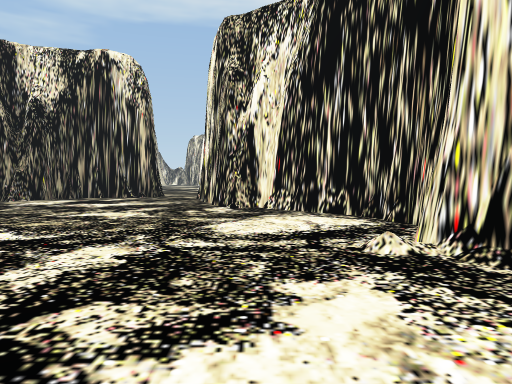
View 1 (above)

24 first-person views from a walk through a 3-D level made in the Unity game engine. The camera is 1.2 m above the floor, tilts 2° down and sees 70° across. The floor is counted in squares, 2 m on a side. Each view is taken from the middle of a square. On the plan, view 1 faces up. The plan holds only what a view shows up to about 10 squares ahead; the rest is blank. The place goes on beyond the plan. The player character is not drawn.

View 2
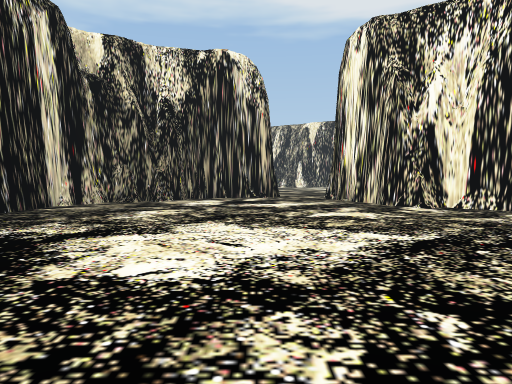

View 3
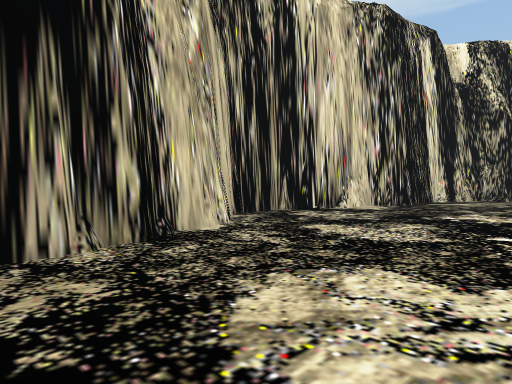

View 4
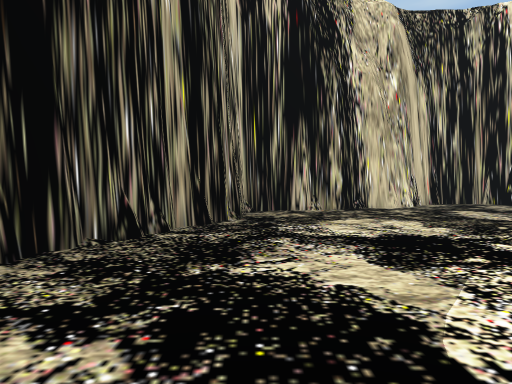

View 5
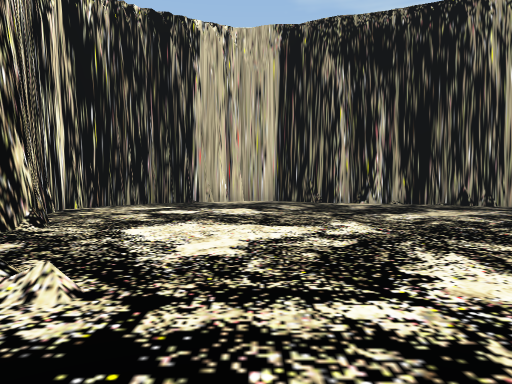

View 6
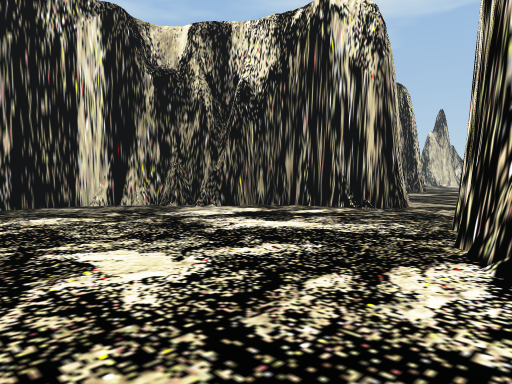

View 7
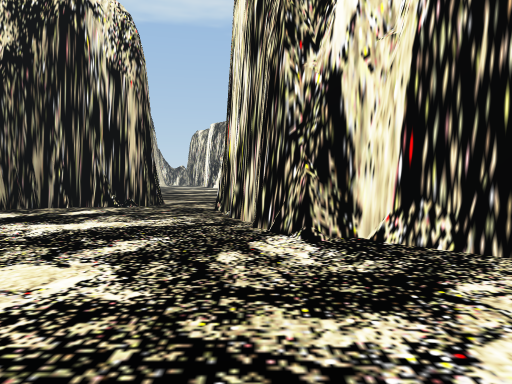

View 8
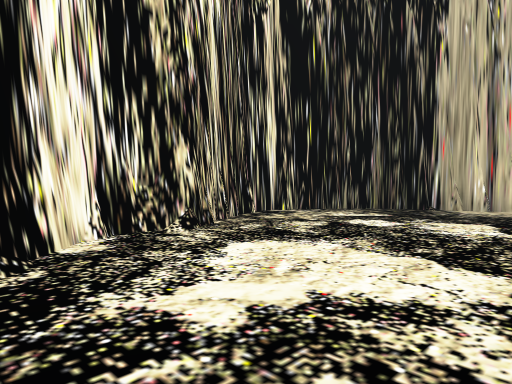

View 9
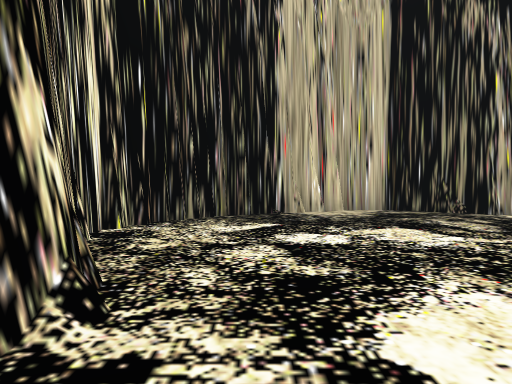

View 10
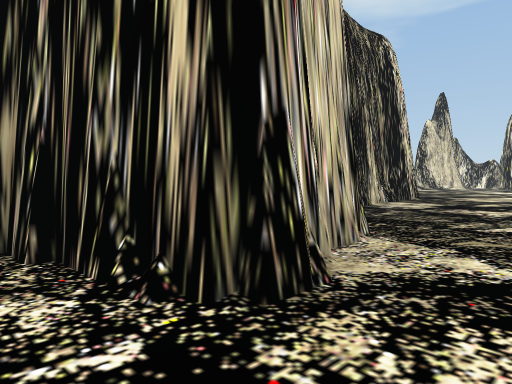

View 11
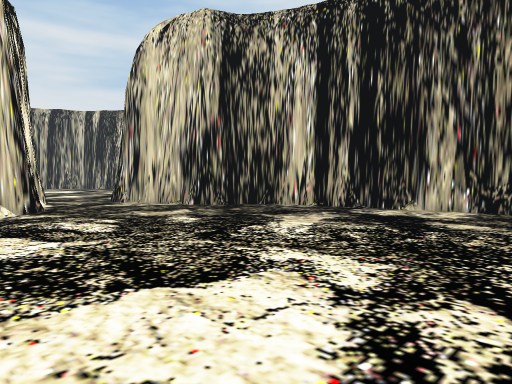

View 12
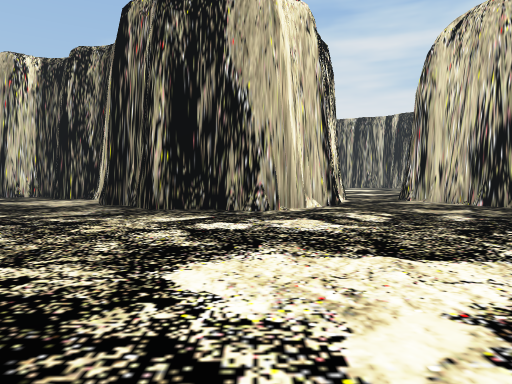

View 13
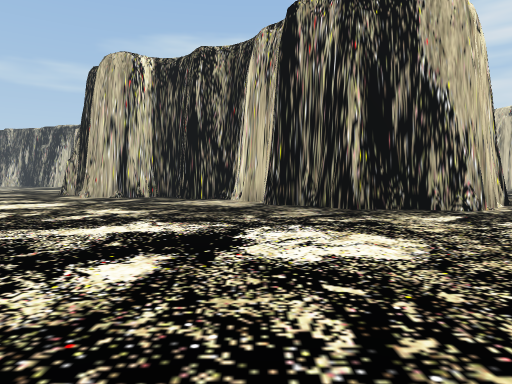

View 14
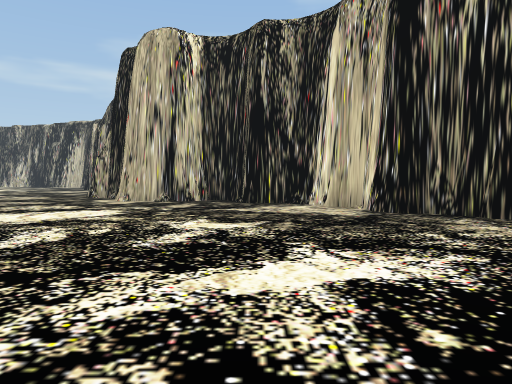

View 15
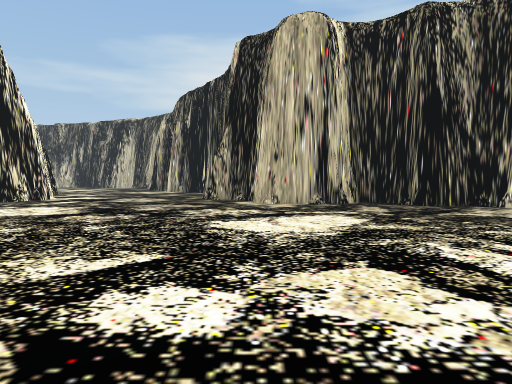

View 16
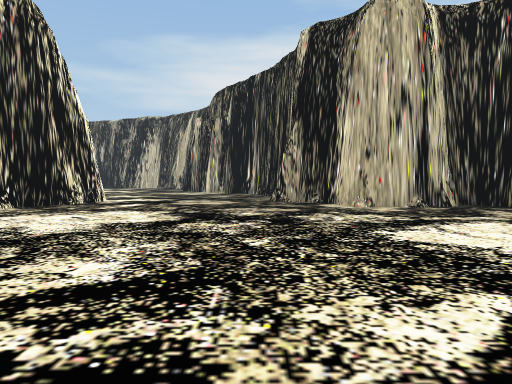

View 17
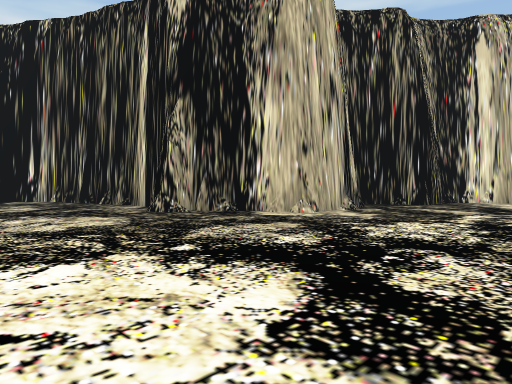

View 18
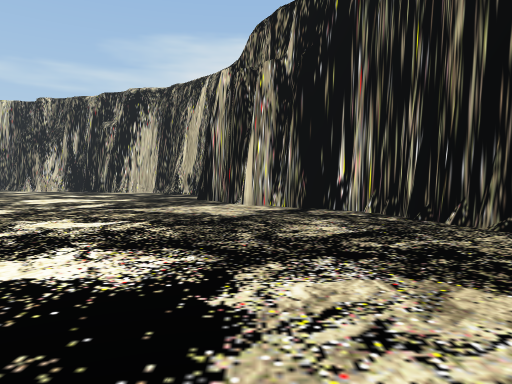

View 19
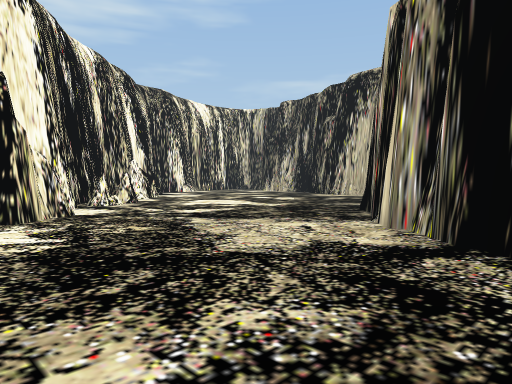

View 20
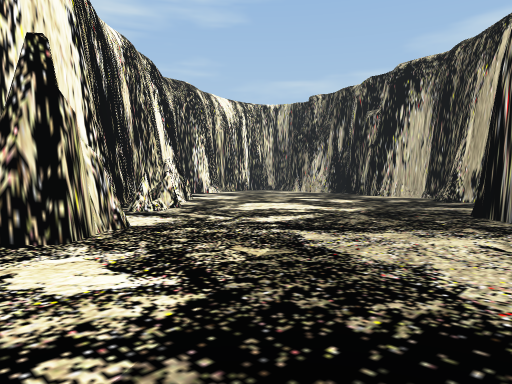

View 21
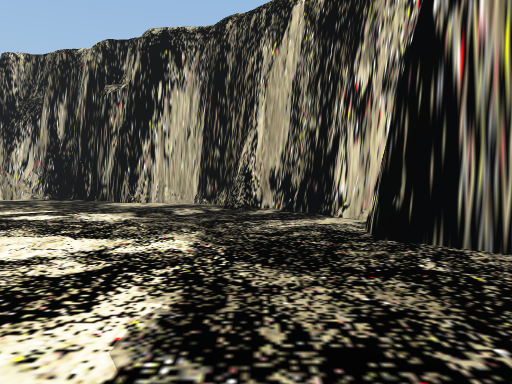

View 22
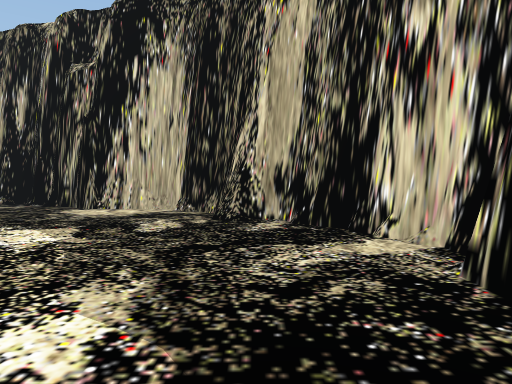

View 23
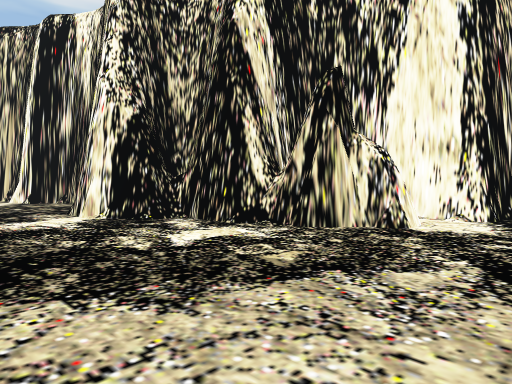

View 24
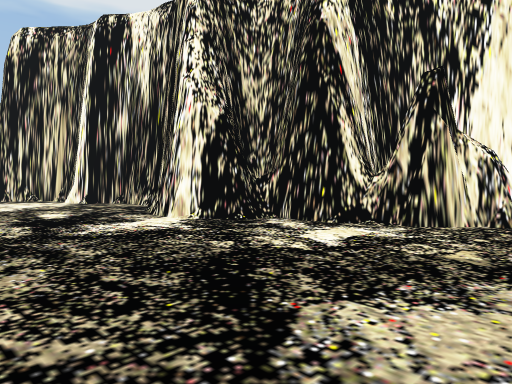

### Floor plan
Key: @ floor where view 1 was taken; # wall or solid block; . floor.
Columns run from 10 left of view 1 to 22 right of it. Each row starts with its distance up from view 1.
 23            .   .
 22      .. ..... ...
 21    #..............
 20    #...............  .
 19    #....................
 18    ##....................
 17     #.....................
 16     #......#..............##
 15     ##....####.............##
 14      ##..##  ##.............#
 13       #..#    ##............##
 12     ###..#     ##............#
 11    ##....#      ##.##.......##
 10   ##.....#       #####......#
  9  ##......##          ##.....##
  8  #........##          #.....##
  7  #.........##         #......##
  6  #..........#         #......###
  5 ##..........#         #.......###
  4 #...........#         ##........#
  3 #...........##         ##.......#
  2 #............#          ##.......
  1 ##...........#           ##......
  0  #........@..##           #......
 -1  ##...........#           #......
 -2   #...........#           #......
 -3   ###.........#           ##.....
 -4     ####.....##            ##....
 -5        ###.###              ##...
 -6          ###                 ####

Where each view was taken, in squares from view 1:
view 1: 0 up, 0 right, facing up
view 2: 0 up, 4 left, facing up
view 3: 2 down, 5 left, facing up-left
view 4: 2 down, 1 left, facing left
view 5: 5 up, 0 right, facing down
view 6: 5 up, 0 right, facing up-left
view 7: 4 up, 1 left, facing up
view 8: 3 up, 1 left, facing down-right
view 9: 2 up, 2 right, facing down
view 10: 11 up, 2 left, facing up-left
view 11: 22 up, 1 right, facing down-left
view 12: 23 up, 1 right, facing down
view 13: 23 up, 5 right, facing down
view 14: 21 up, 7 right, facing down
view 15: 20 up, 11 right, facing down
view 16: 19 up, 13 right, facing down
view 17: 15 up, 16 right, facing down-left
view 18: 11 up, 15 right, facing down
view 19: 7 up, 13 right, facing down-right
view 20: 7 up, 15 right, facing down-right
view 21: 4 up, 18 right, facing down
view 22: 2 up, 18 right, facing down
view 23: 3 up, 15 right, facing up-right
view 24: 4 up, 14 right, facing up-right
